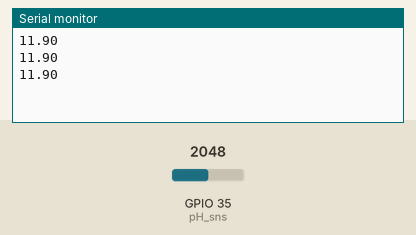
Bench run of a sketch on a simulated ESP32. Parts: the last lines printed to the serial monitor. The inputs (shaded band) are chosen by the test bench; at power-on: GPIO 35 (pH_sns) = 2048.

Above: at 2.2 s.
2.3 s: GPIO 35 (pH_sns) set to 2866
At 2.71 s:
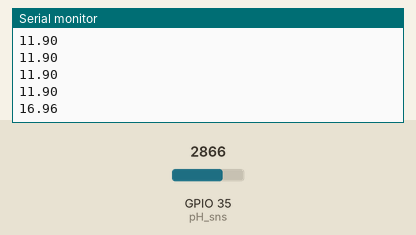
3.8 s: GPIO 35 (pH_sns) set to 3603
At 3.92 s:
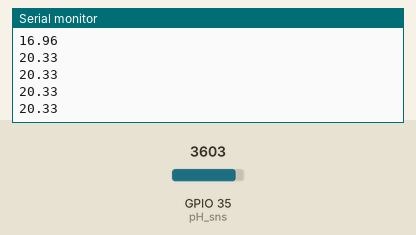
Timing chart, 0 to 6.8 s (numbered marks = the images above; inputs shaded):
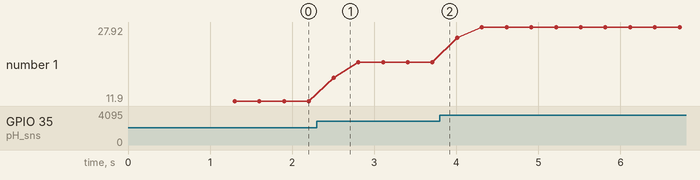

The sketch:

Test_pH.ino
```cpp
const int pH_sns = 35;

float pHValue;
uint16_t valpH[10];
float avgpH, jumlahpH;

void setup() {
  Serial.begin(115200);
  delay(1000);
  pinMode(pH_sns, INPUT);
  //pinMode(15, OUTPUT);
  //digitalWrite(15, HIGH);
}

void loop() {
  for (int a = 0; a < 10; a++)
    {
        valpH[a] = analogRead(pH_sns);
        delay(30);
    }
    jumlahpH = 0;
    for (int b = 0; b < 10; b++)
    {
        jumlahpH += valpH[b];
    }
    avgpH = jumlahpH / 10;
    pHValue = 0.0103 * avgpH  - 9.1926; //-0.0092 adalah gradien dan 28.078 adalah koefisien kalibrasi
    Serial.println(pHValue);
}
```

Measured:
- after the input at 2.3 s, the serial monitor: prints a new line after 0.21 s (image 1)
- plotted number 1: 11.9 → 20.33 after the input at 2.3 s, 20.33 → 27.92 after the input at 3.8 s
